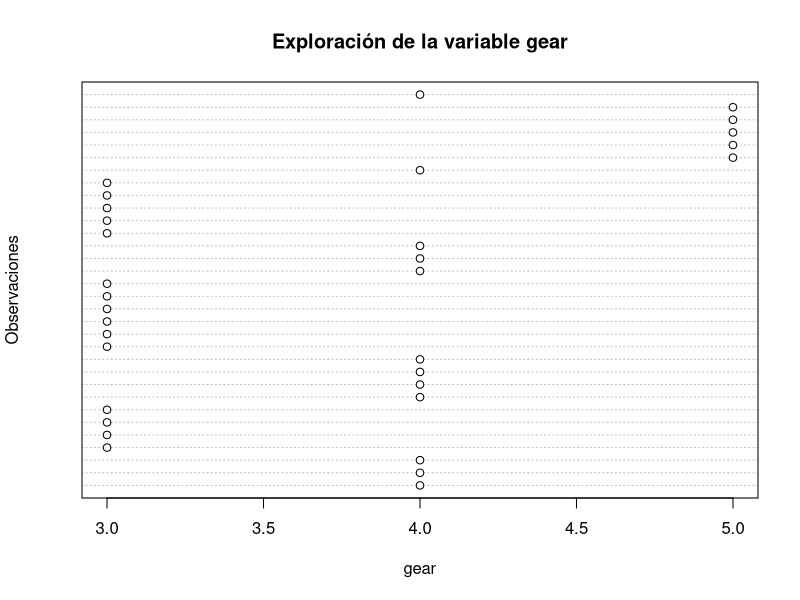
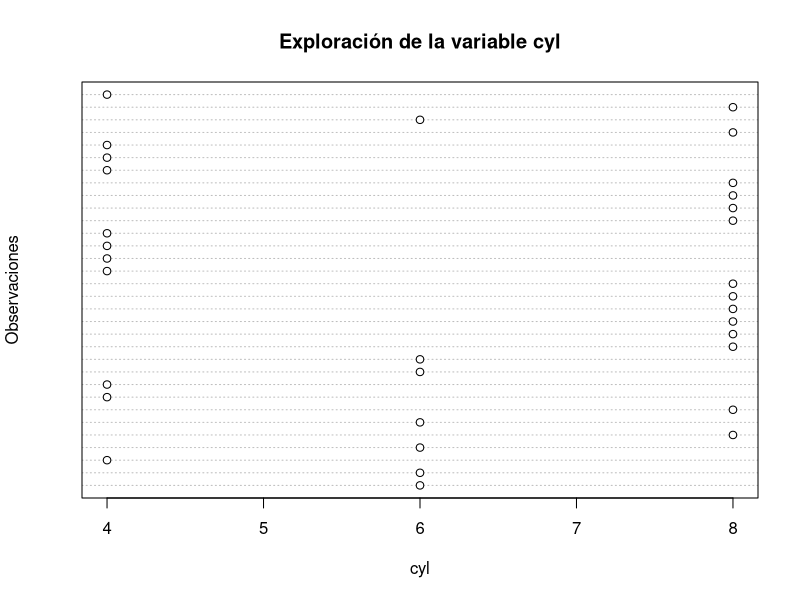

Source code (R) for these figures, in order:

data=mtcars
str(data)
summary(data)

dotchart(data$gear,main = "Exploración de la variable gear",
         xlab = "gear",ylab = "Observaciones")

dotchart(data$cyl,main = "Exploración de la variable cyl",
         xlab = "cyl",ylab = "Observaciones")


data$cyl=factor(data$cyl)

str(data)

summary(data)

data$hp

table(data$hp)

sort(table(data$hp),decreasing = FALSE)

data$hp

mean(data$hp)

by(data$hp,data$am,mean)
  
tapply(data$hp, data$am, mean)


  
  
  
